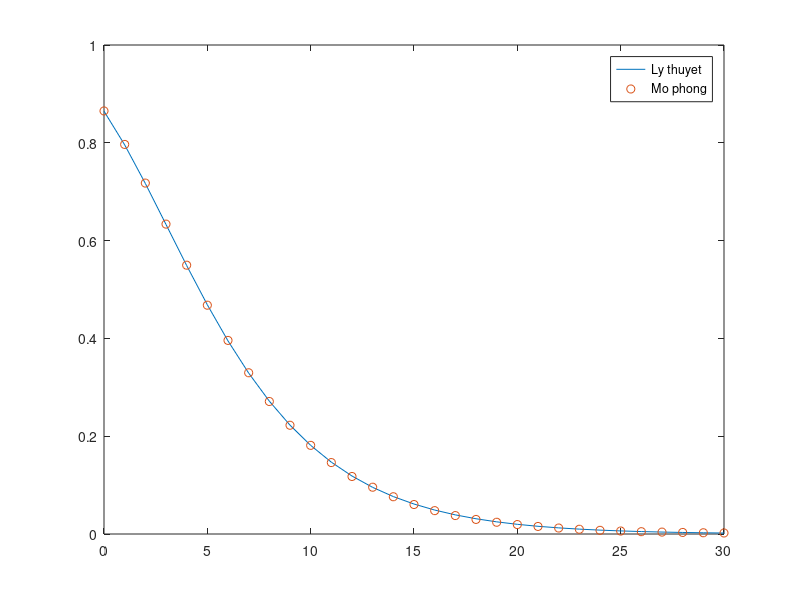

The MATLAB source for this figure:
%xac suat dung user1
clc
Yo = 1;
lamda = 1;
anpha = 0.75;
P0dB = 0:1:30;
P0 = 10.^(P0dB./10);
%---
P1 = P0.*anpha;
P2 = P0.*(1-anpha);
%Li thuyet-------------------------------------
F_LT = 1-exp(-(Yo*lamda)./(P1(:)-(P2(:)*Yo)));
    %Mo phong-------------------------------------
    N = 10^5;
    %tao he so kenh truyen
    g = gamrnd(1,1,1,N);
SNR = zeros(N,length(P0dB));
for i = 1:N
    for j = 1:length(P0dB)
        SNR(i,j) = (P1(j)*g(i))/((P2(j)*g(i))+1);
    end
end
F_MP = sum(SNR<Yo)/N;
%----------------------------------------------
 plot( P0dB,F_LT,P0dB,F_MP,'o' );
 legend('Ly thuyet','Mo phong');